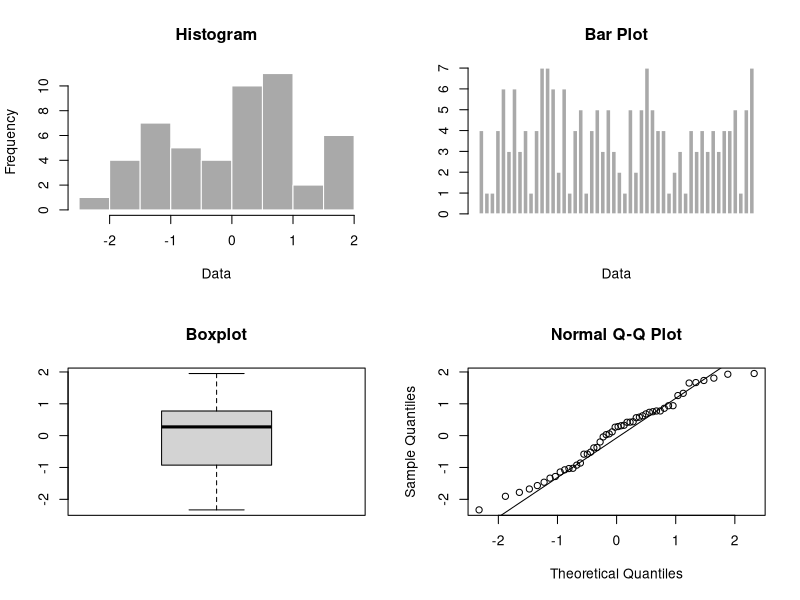

This chart was generated by the following R code:
## ---- chunk 1
x<-rnorm(50)
y<-rpois(50,3)
par(mfrow=c(2,2))
hist(x, col = 'darkgray', border = 'white', main="Histogram", xlab= "Data")
barplot(y, col = 'darkgray', border = 'white', main="Bar Plot", xlab= "Data")
boxplot(x, main="Boxplot")
qqnorm(x)
qqline(x)
